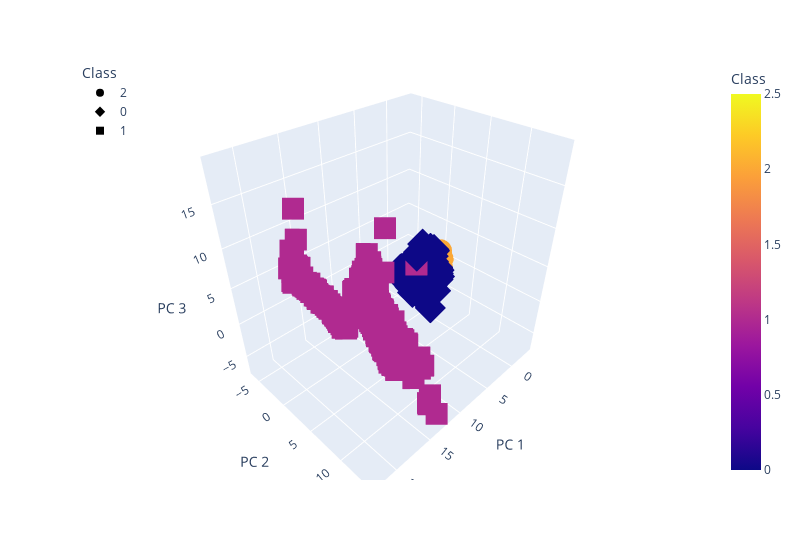

Write notebook code for a chart like this one.
### Code cell
# Creating a 3D-Scatter with the PCA data and the clusters
fig = px.scatter_3d(
    clustered_df,
    x="PC 1",
    y="PC 2",
    z="PC 3",
    hover_name='state',
    hover_data=['fips'],
    color="Class",
    symbol="Class",
    width=800,
)
fig.update_layout(legend=dict(x=0, y=1))
fig.show()

### Figure 1 — Plotly figure (JSON) as saved in the notebook; plotly's stock layout.template omitted (floating-point values rounded to 4 significant figures; data arrays with more than 128 entries replaced by an {"elided": "..."} marker saying what was removed)
{"data": [{"customdata": {"elided": "4052x1 int values"}, "hovertemplate": "<b>%{hovertext}</b><br><br>Class=%{marker.color}<br>PC 1=%{x}<br>PC 2=%{y}<br>PC 3=%{z}<br>fips=%{customdata[0]}<extra></extra>", "hovertext": {"elided": "4052 str values"}, "legendgroup": "2", "marker": {"color": {"elided": "4052 int values"}, "coloraxis": "coloraxis", "symbol": "circle"}, "mode": "markers", "name": "2", "scene": "scene", "showlegend": true, "type": "scatter3d", "x": {"elided": "4052 float values"}, "y": {"elided": "4052 float values"}, "z": {"elided": "4052 float values"}}, {"customdata": {"elided": "2010x1 int values"}, "hovertemplate": "<b>%{hovertext}</b><br><br>Class=%{marker.color}<br>PC 1=%{x}<br>PC 2=%{y}<br>PC 3=%{z}<br>fips=%{customdata[0]}<extra></extra>", "hovertext": {"elided": "2010 str values"}, "legendgroup": "0", "marker": {"color": {"elided": "2010 int values"}, "coloraxis": "coloraxis", "symbol": "diamond"}, "mode": "markers", "name": "0", "scene": "scene", "showlegend": true, "type": "scatter3d", "x": {"elided": "2010 float values"}, "y": {"elided": "2010 float values"}, "z": {"elided": "2010 float values"}}, {"customdata": {"elided": "575x1 int values"}, "hovertemplate": "<b>%{hovertext}</b><br><br>Class=%{marker.color}<br>PC 1=%{x}<br>PC 2=%{y}<br>PC 3=%{z}<br>fips=%{customdata[0]}<extra></extra>", "hovertext": {"elided": "575 str values"}, "legendgroup": "1", "marker": {"color": {"elided": "575 int values"}, "coloraxis": "coloraxis", "symbol": "square"}, "mode": "markers", "name": "1", "scene": "scene", "showlegend": true, "type": "scatter3d", "x": {"elided": "575 float values"}, "y": {"elided": "575 float values"}, "z": {"elided": "575 float values"}}], "layout": {"coloraxis": {"colorbar": {"title": {"text": "Class"}}, "colorscale": [[0, "#0d0887"], [0.1111, "#46039f"], [0.2222, "#7201a8"], [0.3333, "#9c179e"], [0.4444, "#bd3786"], [0.5556, "#d8576b"], [0.6667, "#ed7953"], [0.7778, "#fb9f3a"], [0.8889, "#fdca26"], [1, "#f0f921"]]}, "legend": {"title": {"text": "Class"}, "tracegroupgap": 0, "x": 0, "y": 1}, "margin": {"t": 60}, "scene": {"domain": {"x": [0, 1], "y": [0, 1]}, "xaxis": {"title": {"text": "PC 1"}}, "yaxis": {"title": {"text": "PC 2"}}, "zaxis": {"title": {"text": "PC 3"}}}, "width": 800}}
